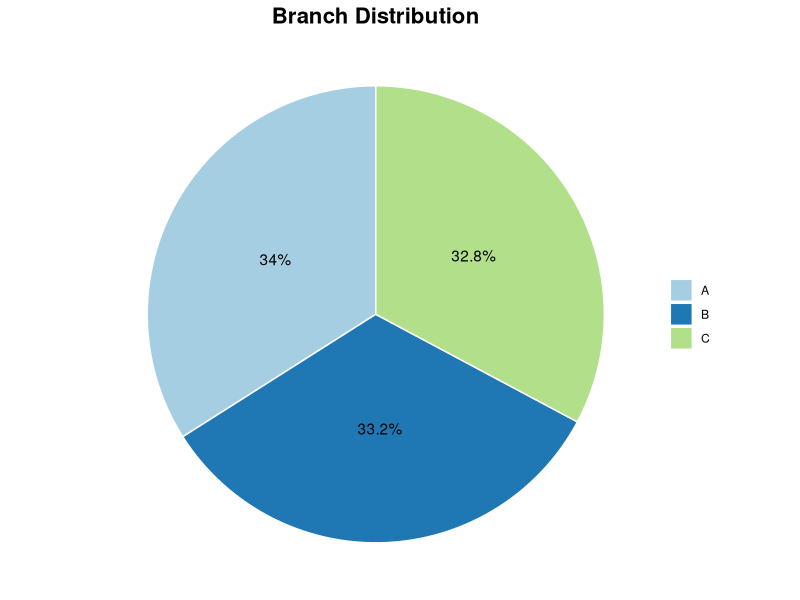
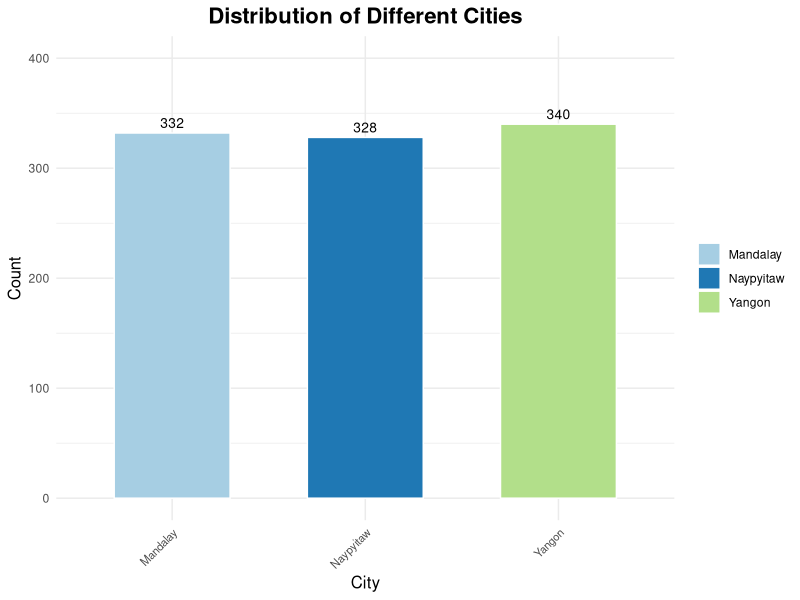

Generate these figures, in order, with R: (Note: this script raises an error after producing the figures.)
library(readr)
library(reshape2)
library(tidyverse)
library(RColorBrewer)


# Load the data
df <- read_csv("Sales.csv")

# Print the shape of the data
dim(df)
head(df)


# Check column info of the data
str(df)
spec(df)

# Check for missing values
colSums(is.na(df))
# print(heatmap(is.na(df), col = "hot"))

# now missing values for invoice
impute_invoice <- function() {
  x <- sample(c(100:999), 10, replace = T)
  y <- sample(c(10:99), 10, replace = T)
  z <- sample(c(100:999), 10, replace = T)
  a <- paste0(x, "-", y, "-", z)
  return (a)
}


df[is.na(df$'Invoice ID'),1] <- impute_invoice()
df

colSums(is.na(df))

# now missing values for unit price
df[is.na(df$'Unit price'),c('Unit price','Total','Tax 5%','Quantity')]
df$'Unit price' <- ifelse(is.na(df$'Unit price'), (df$Total - df$'Tax 5%') / df$Quantity, df$'Unit price')


# missing values for Quantity
head(df[is.na(df$'Quantity'),])
df$'Quantity' <- ifelse(is.na(df$'Quantity'), (df$Total - df$'Tax 5%') %/% df$'Unit price', df$'Quantity')
colSums(is.na(df))

# missing values for Total
df[is.na(df$'Total'),c('Unit price','Total','Tax 5%','Quantity')]
df$'Total' <- ifelse(is.na(df$'Total'), (df$'Unit price' * df$'Quantity') + df$'Tax 5%', df$'Total')
colSums(is.na(df))

# missing values for Tax 5%
df[is.na(df$'Tax 5%'),c('Unit price','Total','Tax 5%','Quantity')]
df$'Tax 5%' <- ifelse(is.na(df$'Tax 5%'), (df$'Total' - (df$'Unit price') * df$'Quantity'), df$'Total')
colSums(is.na(df))

# missing values for Time
df[is.na(df$Time),c('Date', 'Time')]
random_time <- as.character(sample(df$Time,1))
df[is.na(df$Time),'Time'] <- random_time
df$Time <- gsub(":00", "",df$Time)

# missing values for Payment
df[is.na(df$Payment),]
unique(df$Payment)

most_payment <-  names(which.max(table(df$Payment)))
df[is.na(df$Payment),'Payment'] <- most_payment

# missing values for Payment

df[is.na(df$'gross margin percentage'),
       c('Total', 'gross income', 'gross margin percentage')]
df[,c('Total', 'gross income', 'gross margin percentage')]

df[is.na(df$'gross margin percentage'),'gross margin percentage'] <- unique(df$'gross margin percentage')[1]

colSums(is.na(df))

# # Convert the date column to datetime format
df$Date <- as.Date(mdy(df$Date))

# Plot the distribution of different branches


branch_counts <- table(df$Branch)

# Choose a color palette
colors <- brewer.pal(length(branch_counts), "Paired")


explode <- rep(0, length(branch_counts))
explode[which.max(branch_counts)] <- 0.1

ggplot(data.frame(Branch = names(branch_counts), Count = as.numeric(branch_counts)), aes(x = "", y = Count, fill = Branch)) +
  geom_bar(stat = "identity", width = 1, color = "white") +
  coord_polar("y", start = 0) +
  geom_text(aes(label = paste0(round(Count / sum(branch_counts) * 100, 1), "%")), 
            position = position_stack(vjust = 0.5)) +
  scale_fill_manual(values = colors) +
  theme_void() +
  theme(legend.position = "right",
        legend.title = element_blank(),
        plot.title = element_text(hjust = 0.5, size = 16, face = "bold"),
        plot.subtitle = element_text(hjust = 0.5, size = 12)) +
  labs(title = "Branch Distribution")

# Plot the distribution of different cities
ggplot(df, aes(x = City, fill = City)) +
  geom_bar(width = 0.6, color = "white") +
  scale_fill_manual(values = brewer.pal(length(unique(df$City)), "Paired")) +
  labs(title = "Distribution of Different Cities",
       x = "City",
       y = "Count") +
  geom_text(stat = "count", aes(label = after_stat(count)), vjust = -0.5, size = 3.5) +
  ylim(0, 400) +
  theme_minimal() +
  theme(plot.title = element_text(size = 16, face = "bold", hjust = 0.5),
        axis.text.x = element_text(angle = 45, hjust = 1, size = 8),
        axis.title = element_text(size = 12),
        legend.position = "right",
        legend.title = element_blank())

# Plot the distribution of customer types
ggplot(df, aes(x = df$`Customer type`)) + 
  geom_bar(width = 0.5, color = "white", fill='#B33F62') +
  labs(title = "Distribution of customer types", x = "Customer type", y = "Count") + 
  geom_text(stat = "count", aes(label = comma(..count..)), vjust = -0.5, size = 3.5) +
  ylim(0,600) + 
  theme_minimal() +
  theme(plot.title = element_text(size = 16, face = "bold", hjust = 0.5),
        axis.text.x = element_text(angle = 45, hjust = 1, size = 8),
        axis.title = element_text(size = 12),
        legend.position = "right",
        legend.title = element_blank())
  
  

# Plot the distribution of genders
ggplot(data.frame(Gender = names(table(df$Gender)), Count = as.numeric(table(df$Gender))), aes(x = "", y = Count, fill = Gender)) +
  geom_bar(stat = "identity", width = 1, color = "white") +
  coord_polar("y", start = 0) +
  geom_text(aes(label = paste0(round(Count / sum(branch_counts) * 100, 1), "%")), 
            position = position_stack(vjust = 0.5)) +
  scale_fill_manual(values = colors) +
  theme_void() +
  theme(legend.position = "right",
        legend.title = element_blank(),
        plot.title = element_text(hjust = 0.5, size = 16, face = "bold"),
        plot.subtitle = element_text(hjust = 0.5, size = 12)) +
  labs(title = "Gender Distribution")

  
# Product Line

table(df$`Product line`)

ggplot(df, aes(x = df$`Product line`, fill = df$`Product line`)) +
  geom_bar(width = 0.6, color = "white") +
  scale_fill_manual(values = brewer.pal(length(unique(df$`Product line`)), "Paired")) +
  labs(title = "Distribution of Different Cities",
       x = "City",
       y = "Count") +
  geom_text(stat = "count", aes(label = after_stat(count)), vjust = -0.5, size = 3.5) +
  ylim(0, 200) +
  theme_minimal() +
  theme(plot.title = element_text(size = 16, face = "bold", hjust = 0.5),
        axis.text.x = element_text(angle = 45, hjust = 1, size = 8),
        axis.title = element_text(size = 12),
        legend.position = "right",
        legend.title = element_blank())


# Plot the distribution of unit prices
plot(density(df$`Unit price`,na.rm = T), main = 'Distribution of Unit Price')

# plot scatterplot between total and rating with respect to Branch
ggplot(data=df, aes(x= Total, y= Rating))+
  geom_point(aes(color=Branch, shape=Branch))



# Hypothesis testing: Does gross income increase when total sales increase?
cor.test(df$Total, df$`gross income`)
# it is indeed true, and is statistically significant

# Plot the relationship between total sales and gross income
ggplot(df, aes(x = Total, y = `gross income`)) +
  geom_point() +
  geom_smooth(method = "lm", se = FALSE) +
  labs(
    title = "Relationship between Total and Gross Income",
    x = "Total",
    y = "Gross Income"
  ) +
  theme_classic() +
  xlim(0,1200) + ylim(0,60)

# Plot the relationship between customer type and total sales
ggplot(df, aes(x = Total, color = `Customer type`)) + 
  geom_density() + 
  labs(title = "Relationship between customer type and total sales", x = "Total sales", y = "Density")


# Which branch sales has the highest ratings?
df %>% 
  group_by(Branch) %>% 
  summarise(mean_rating = mean(Rating)) %>% 
  arrange(desc(mean_rating))

# which product is used by different group of Gender

product_usage <- df %>%
  group_by(Gender, `Product line`) %>%
  summarize(Count = n()) %>%
  arrange(desc(Count))


ggplot(product_usage, aes(x = `Product line`, y = Count, fill = Gender)) +
  geom_bar(stat = "identity", position = "dodge") +
  labs(
    title = "Product Usage by Gender",
    x = "Product Line",
    y = "Count",
    fill = "Gender"
  ) +
  theme_minimal() +
  theme(
    axis.text.x = element_text(angle = 45, vjust = 0.5, hjust = 0.3),
    legend.position = "right"
  )


product_usage_city <- df %>%
  group_by(City, `Product line`) %>%
  summarize(Count = n()) %>%
  arrange(desc(Count))

# Create the plot
ggplot(product_usage_city, aes(x = `Product line`, y = Count, fill = City)) +
  geom_bar(stat = "identity", position = "dodge") +
  labs(
    title = "Product Usage by City",
    x = "Product Line",
    y = "Count",
    fill = "City"
  ) +
  theme_minimal() +
  theme(
    axis.text.x = element_text(angle = 45, vjust = 0.5, hjust = 0.3),
    legend.position = "right"
  ) + ylim(0,80)
